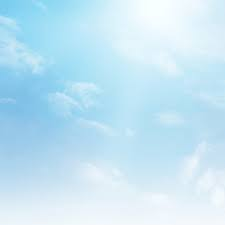
#> input picture computervision/clearSKY.jpeg, 225 x 225 px, found by its file name
$ jupyter execute computervisioncode.ipynb   (shell and % lines are left out)
#> lines starting #> are read from the running program, lines starting #| are printed output that depends on the picture; after the words box and inside, x2 and y2 are one past the last pixel; in counts of white or black regions, pixels touching at a corner belong together
libraries used in project

1. pandas

2. matplotlib : to Visualize Data

3. opencv-python (OpenCV) : Detects pollution (haze/smoke) in images using edge detection.

4. google.colab.drive : allows you to mount Google Drive directly into your Colab notebook's

[cell 1]
#import libraries
import pandas as pd
import matplotlib.pyplot as plt
import seaborn as sns

[cell 2]
from google.colab import drive
drive.mount('/content/drive')

[cell 3]
# Example: List files in your Drive folder

[cell 4]
pollution_data = []

now we will analyze images to detect pollution

[cell 5]
import cv2
import numpy as np
from google.colab.patches import cv2_imshow  # Required for Colab image display

def detect_pollution(image_path):
    try:
        img = cv2.imread(image_path)
#> img is the input picture: shape (225, 225, 3); mean B, G, R 245, 229, 195.6
        if img is None:
            raise FileNotFoundError(f"Image not found at {image_path}")

        gray = cv2.cvtColor(img, cv2.COLOR_BGR2GRAY) #Used to compute brightness/contrast.
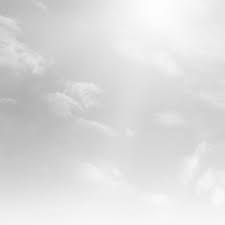
#> gray: shape (225, 225); min 174, max 253, mean 220.8
        hsv = cv2.cvtColor(img, cv2.COLOR_BGR2HSV) #Helps analyze color purity (saturation).
#> hsv: shape (225, 225, 3); mean H, S, V 99.9, 51.9, 245

        # Compute contrast and brightness
        contrast = np.std(gray)
#> contrast = 17.24
        brightness = np.mean(gray)
#> brightness = 220.8

        # Compute edge detection
        edges = cv2.Canny(gray, 100, 200)
#> edges: shape (225, 225); every value is 0
        edge_mean = cv2.mean(edges)[0]
#> edge_mean = 0

        # Compute blue channel intensity (used for sky detection)
        blue_channel_mean = np.mean(img[:, :, 0])  # Extract the Blue channel
#> blue_channel_mean = 245

        # Compute saturation
        saturation = np.mean(hsv[:, :, 1])
#> saturation = 51.88

        print(f"Contrast: {contrast:.2f}, Brightness: {brightness:.2f}, Edge Mean: {edge_mean:.2f}, Blue Intensity: {blue_channel_mean:.2f}, Saturation: {saturation:.2f}")
#| Contrast: 17.24, Brightness: 220.81, Edge Mean: 0.00, Blue Intensity: 244.95, Saturation: 51.88

        # Determine if the image is likely a sky scene
        if contrast < 20 and blue_channel_mean > 130:  # Adjust threshold as needed
            print("Detected as sky image.")
            pollution_score = max(0, 100 - (saturation / 3))  # Reduce saturation impact # Higher = more polluted
#> pollution_score = 82.71
        else:
            print("Detected as landscape image.")
            pollution_score = 100 - (edge_mean / 2)  # Pollution based on edge density

        # Adjust pollution score based on blue intensity (clear sky correction)
        if blue_channel_mean > 200 and brightness > 200:
            pollution_score = max(0, pollution_score - 40)  # Reduce pollution score for clear sky
#> pollution_score = 42.71

        # Classify air quality
        if pollution_score < 25:
            air_quality = "Excellent (Very Clean Air)"
        elif pollution_score < 50:
            air_quality = "Good (Clean Air)"
        elif pollution_score < 75:
            air_quality = "Moderate (Mild Pollution)"
        else:
            air_quality = "Poor (Heavy Pollution)"

        print("Original Image:")
        cv2_imshow(img)
        print("Edge Detection (Pollution Indicators):")
        cv2_imshow(edges)
        print(f"\nPollution Score: {pollution_score:.1f}/100 (higher = worse)")
#| Pollution Score: 42.7/100 (higher = worse)
        print(f"Air Quality: {air_quality}")

        pollution_data.append({
            'Image': image_path.split('/')[-1],
            'Contrast': contrast,
            'Brightness': brightness,
            'Edge Mean': edge_mean,
            'Blue Intensity': blue_channel_mean,
            'Saturation': saturation,
            'Pollution Score': pollution_score
        })

        return pollution_score

    except Exception as e:
        print(f"Error: {str(e)}")
        return None

image_path = "/content/drive/MyDrive/computervision/clearSKY.jpeg"
detect_pollution(image_path)

[cell 6]
# Analyze the new image
new_score = detect_pollution("/content/drive/MyDrive/computervision/polluted.jpeg")
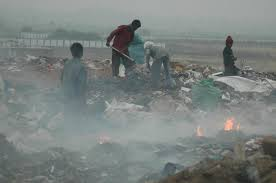
#> input picture computervision/polluted.jpeg, 276 x 183 px, found by its file name
#> in detect_pollution, img is the input picture: shape (183, 276, 3); mean B, G, R 126.9, 129.2, 122.3
#> in detect_pollution (call 2), `hsv = cv2.cvtColor(img, cv2.COLOR_BGR2HSV)`: hsv: shape (183, 276, 3); mean H, S, V 74.9, 19, 129.9
#> in detect_pollution (call 2), `contrast = np.std(gray)`: contrast = 28.55
#> in detect_pollution (call 2), `brightness = np.mean(gray)`: brightness = 126.9
#> in detect_pollution (call 2), `edges = cv2.Canny(gray, 100, 200)`:
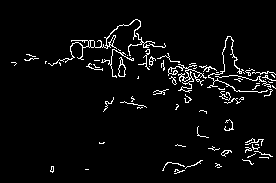
#> edges: shape (183, 276); 4.2% white in thin lines or dots, all inside (x1, y1, x2, y2) = (11, 19, 276, 174)
#> in detect_pollution (call 2), `edge_mean = cv2.mean(edges)[0]`: edge_mean = 10.67
#> in detect_pollution (call 2), `blue_channel_mean = np.mean(img[:, :, 0])`: blue_channel_mean = 126.9
#> in detect_pollution (call 2), `saturation = np.mean(hsv[:, :, 1])`: saturation = 19
#| Contrast: 28.55, Brightness: 126.86, Edge Mean: 10.67, Blue Intensity: 126.85, Saturation: 19.00
#> in detect_pollution (call 2), `pollution_score = 100 - (edge_mean / 2)`: pollution_score = 94.66
#| Pollution Score: 94.7/100 (higher = worse)
#> new_score = 94.66
if new_score is not None:
    print(f"New image analysis complete! Score: {new_score:.1f}/100")
#| New image analysis complete! Score: 94.7/100
else:
    print("Analysis failed.")

[cell 7]
# --- Data Visualization ---
if pollution_data:
    df = pd.DataFrame(pollution_data)
#> df = table of 2 rows and 7 columns
    print("\nPollution DataFrame:")
    print(df)
#> (printed output is left out)

    # Bar plot for Pollution Score
    plt.figure(figsize=(8,5))
    sns.barplot(data=df, x='Image', y='Pollution Score', palette='coolwarm')
    plt.title('Pollution Score by Image')
    plt.ylabel('Pollution Score')
    plt.xlabel('Image')
    plt.ylim(0, 100)
    plt.show()
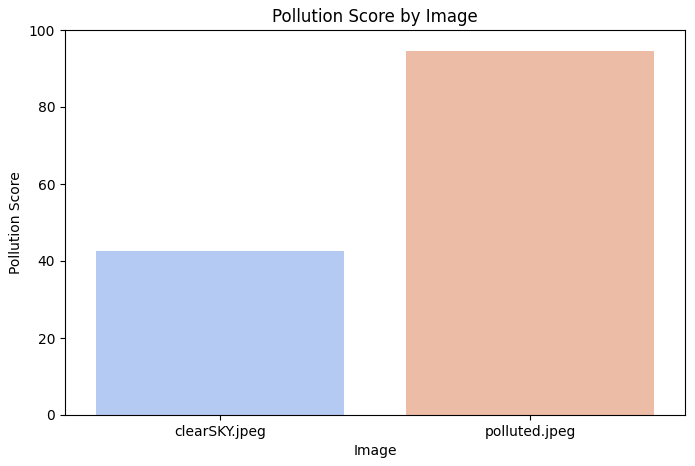
#> figure drawn by matplotlib, 1 panel

    # Save DataFrame to CSV (optional)
    df.to_csv('/content/drive/MyDrive/computervision/pollution_results.csv', index=False)
    print("Pollution results saved to pollution_results.csv")
